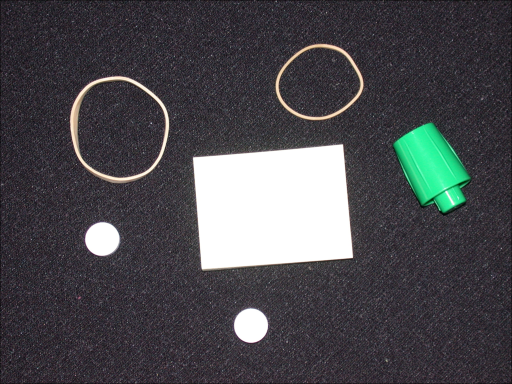
#> input picture Assignmen_4/pillsect.png, 512 x 384 px
$ python solution.py
#> lines starting #> are read from the running program, lines starting #| are printed output that depends on the picture; after the words box and inside, x2 and y2 are one past the last pixel; in counts of white or black regions, pixels touching at a corner belong together
import matplotlib
matplotlib.use("Agg")  # Non-interactive backend – save figures without display

import numpy as np
import matplotlib.pyplot as plt
from PIL import Image
import os

# ─────────────────────────────────────────────
# Section 2.1 – Foreground/Background Segmentation
# ─────────────────────────────────────────────

img_pil = Image.open("pillsect.png")
#> img_pil is the input picture: PIL image 512x384 RGB; mean R, G, B 73.9, 73.6, 77.5
img_color = np.array(img_pil)
gray = np.array(img_pil.convert("L"))
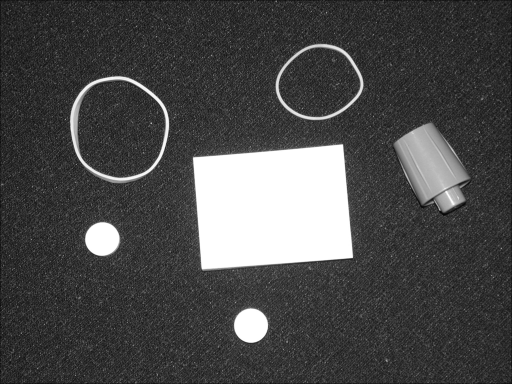
#> gray: shape (384, 512); min 6, max 255, mean 74.1

THRESHOLD = 100
binary = (gray > THRESHOLD).astype(np.uint8) * 255
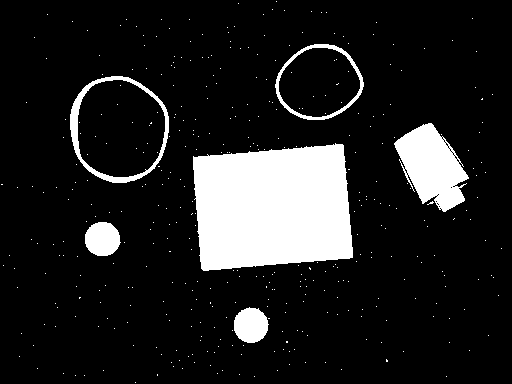
#> binary: shape (384, 512); 13.2% white; 401 white regions (395 under 20 px), largest, box (x1, y1, x2, y2) and area: (193, 143, 353, 271) 17409, (394, 123, 469, 212) 3888, (70, 76, 169, 183) 1490, (85, 222, 121, 256) 961, (234, 307, 269, 343) 960, (275, 44, 364, 120) 872

fig, axes = plt.subplots(1, 3, figsize=(12, 4))
axes[0].imshow(img_color)
axes[0].set_title("Original")
axes[0].axis("off")

axes[1].imshow(gray, cmap="gray", vmin=0, vmax=255)
axes[1].set_title("Grayscale")
axes[1].axis("off")

axes[2].imshow(binary, cmap="gray", vmin=0, vmax=255)
axes[2].set_title(f"Binary (threshold = {THRESHOLD})")
axes[2].axis("off")

plt.tight_layout()
plt.savefig("segmentation.png", dpi=150, bbox_inches="tight")
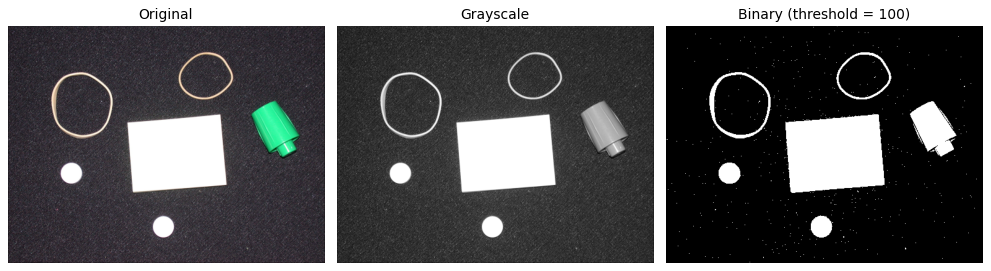
#> figure drawn by matplotlib, 3 panels
plt.close()
print("Saved segmentation.png")

# ─────────────────────────────────────────────
# Section 2.2 – Histogram Analysis
# ─────────────────────────────────────────────

fig, ax = plt.subplots(figsize=(8, 4))
ax.hist(gray.ravel(), bins=256, range=(0, 256), color="steelblue", edgecolor="none")
ax.axvline(x=THRESHOLD, color="red", linewidth=1.5, label=f"Threshold = {THRESHOLD}")
ax.set_xlabel("Pixel intensity")
ax.set_ylabel("Pixel count")
ax.set_title("Intensity Histogram of pillsect.png (grayscale)")
ax.legend()
plt.tight_layout()
plt.savefig("histogram.png", dpi=150, bbox_inches="tight")
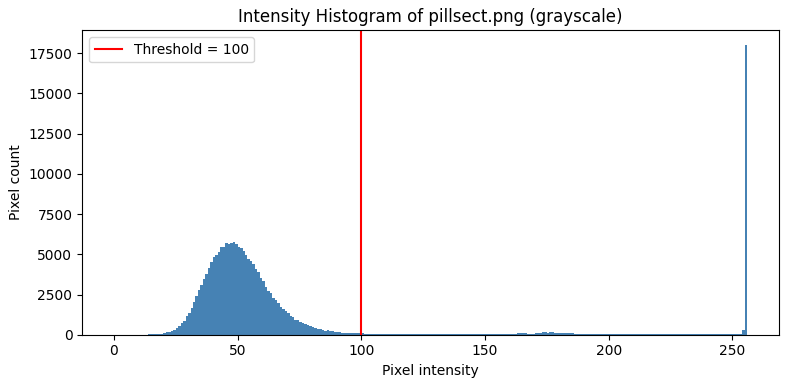
#> figure drawn by matplotlib, 1 panel; tallest bar 18021 high, from x = 255 to 256
plt.close()
print("Saved histogram.png")

# ─────────────────────────────────────────────
# Section 4.1 – Gaussian Convolution via FFT (scale_fft)
# ─────────────────────────────────────────────

def scale_fft(image, sigma):

    rows, cols = image.shape
    u = np.fft.fftfreq(cols)
    v = np.fft.fftfreq(rows)
    U, V = np.meshgrid(u, v)

    # Frequency-domain Gaussian (FT of spatial Gaussian)
    H = np.exp(-2 * np.pi**2 * sigma**2 * (U**2 + V**2))

    F = np.fft.fft2(image)
    result = np.real(np.fft.ifft2(F * H))
    return result


trui_gray = np.array(Image.open("trui.png").convert("L"), dtype=float)
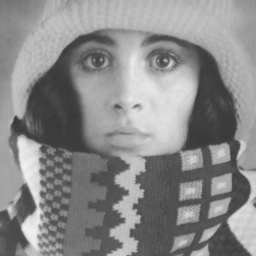
#> input picture Assignmen_4/trui.png, 256 x 256 px

sigmas = [1, 3, 7, 15]
fig, axes = plt.subplots(1, len(sigmas) + 1, figsize=(14, 4))

axes[0].imshow(trui_gray, cmap="gray", vmin=0, vmax=255)
axes[0].set_title("Original")
axes[0].axis("off")

for i, sigma in enumerate(sigmas):
    smoothed = scale_fft(trui_gray, sigma)
    smoothed = np.clip(smoothed, 0, 255)
    axes[i + 1].imshow(smoothed, cmap="gray", vmin=0, vmax=255)
    axes[i + 1].set_title(f"σ = {sigma}")
    axes[i + 1].axis("off")
#> this loop made 4 passes
#> pass 3, in scale_fft (call 3), `result = np.real(np.fft.ifft2(F * H))`:
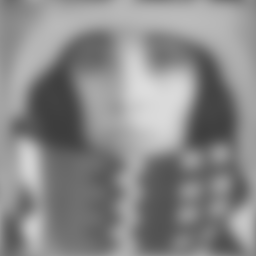
#> result: shape (256, 256) float64; min 61.22, max 221, mean 137.7

plt.suptitle("Gaussian Convolution via FFT (scale_fft)", fontsize=13)
plt.tight_layout()
plt.savefig("scale_fft.png", dpi=150, bbox_inches="tight")
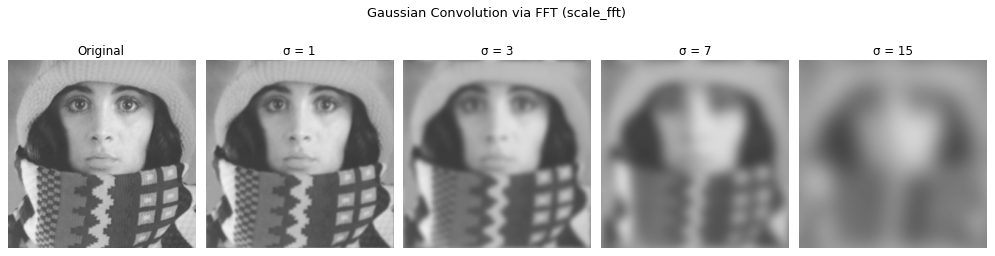
#> figure drawn by matplotlib, 5 panels
plt.close()
print("Saved scale_fft.png")
